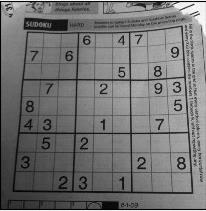
#> input picture opencv_learn/image/sudoku.jpg, 206 x 211 px, found by its file name
$ python demo_4.py
#> lines starting #> are read from the running program, lines starting #| are printed output that depends on the picture
# -*- coding: utf-8 -*-
"""
边缘检测
目标：
1.Canny边缘检测的简单概念
2.OpenCV函数：cv2.Canny()

"""
import cv2
import matplotlib.pyplot as plt

import numpy as np


def f1():
    """
    Canny边缘检测
    :return:
    """
    img = cv2.imread(r'E:\pycharmproject\pythonlearn\image\sudoku.jpg', 0)
    # 参数2,3分别表示最低、最高阈值
    edges = cv2.Canny(img, 50, 120)
    cv2.imshow("img", edges)
    cv2.waitKey(0)


"""
图像梯度
"""


def f2():
    """
    垂直边缘提取
    :return:
    """
    img2 = cv2.imread(r'E:\pycharmproject\pythonlearn\image\sudoku.jpg', 0)

    # 自己进行垂直边缘提取
    kernel = np.array([
        [-1, 0, 1],
        [-2, 0, 2],
        [-1, 0, 1]], dtype=np.float32
    )
    dst_v = cv2.filter2D(img2, -1, kernel)
    # 水平边缘提取
    dst_h = cv2.filter2D(img2, -1, kernel.T)

    # 横向并列对比显示
    cv2.imshow('edge', np.hstack((img2, dst_v, dst_h)))


    #直接使用cv2.Laplacian()函数
    laplacian=cv2.Laplacian(img2,-1)
    cv2.imshow('laplacian', np.hstack((img2, laplacian)))

    cv2.waitKey(0)


"""
Sobel算子
"""

def f3():
    img = cv2.imread(r'E:\pycharmproject\pythonlearn\image\sudoku.jpg', 0)
#> img is the input picture: shape (211, 206); min 0, max 255, mean 114.6
    def nothing(x):
        pass
    cv2.namedWindow('image')

    cv2.createTrackbar('min', 'image', 0, 255, nothing)
    cv2.createTrackbar('max', 'image', 0, 255, nothing)

    while(1):
        min=cv2.getTrackbarPos('min', 'image')
        max=cv2.getTrackbarPos('max', 'image')
        edges=cv2.Canny(img,min,max)
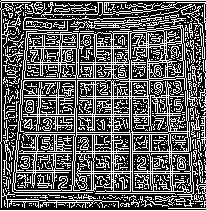
#> edges: shape (211, 206); 36.7% white in thin lines or dots
        cv2.imshow('image', edges)
        if cv2.waitKey(30) == 27:
#> (key Esc is pressed here)
            break

if __name__ == "__main__":
    f3()

$ run again, with opencv_learn/image/001.jpg copied over opencv_learn/image/sudoku.jpg
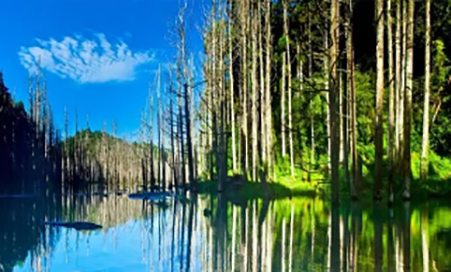
#> input picture opencv_learn/image/001.jpg, 451 x 272 px, found by its file name
#> in f3, `img = cv2.imread(r'E:\pycharmproject\pythonlearn\image\sudoku.jpg', 0)`:
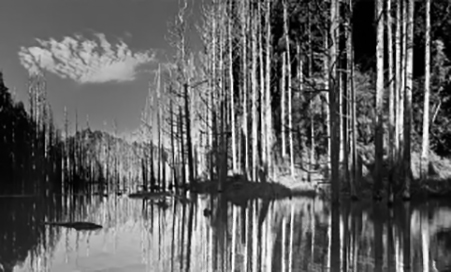
#> img: shape (272, 451); min 0, max 255, mean 97.5
#> in f3, `edges=cv2.Canny(img,min,max)`:
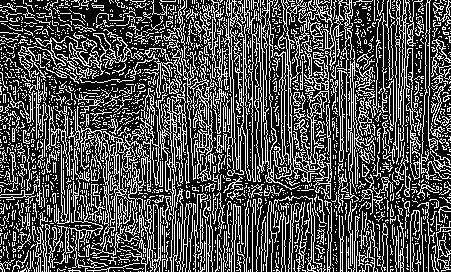
#> edges: shape (272, 451); 31.4% white in thin lines or dots

$ run again, with opencv_learn/image/fadou.jpg copied over opencv_learn/image/sudoku.jpg
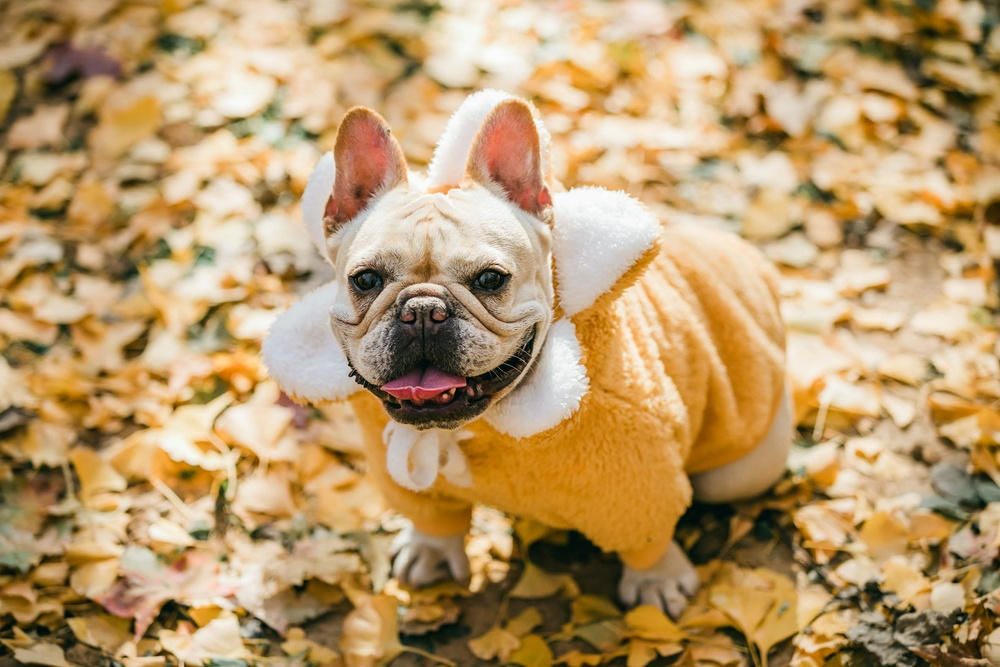
#> input picture opencv_learn/image/fadou.jpg, 1000 x 667 px, shrunk from 3000 x 2000 before the run, found by its file name
#> in f3, `img = cv2.imread(r'E:\pycharmproject\pythonlearn\image\sudoku.jpg', 0)`:
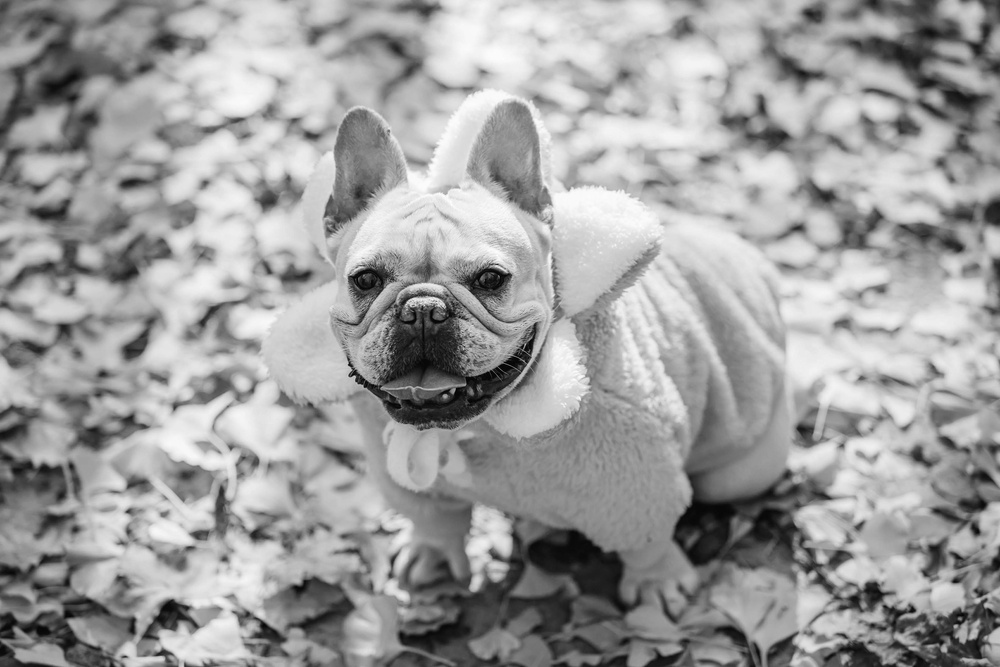
#> img: shape (667, 1000); min 0, max 254, mean 157.9
#> in f3, `edges=cv2.Canny(img,min,max)`:
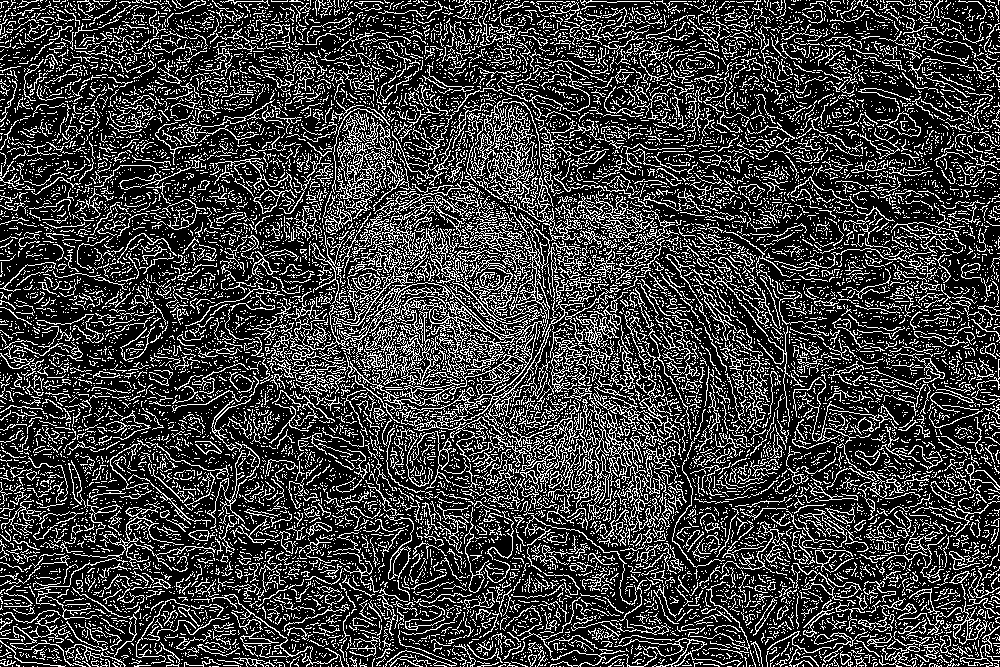
#> edges: shape (667, 1000); 24.1% white in thin lines or dots
